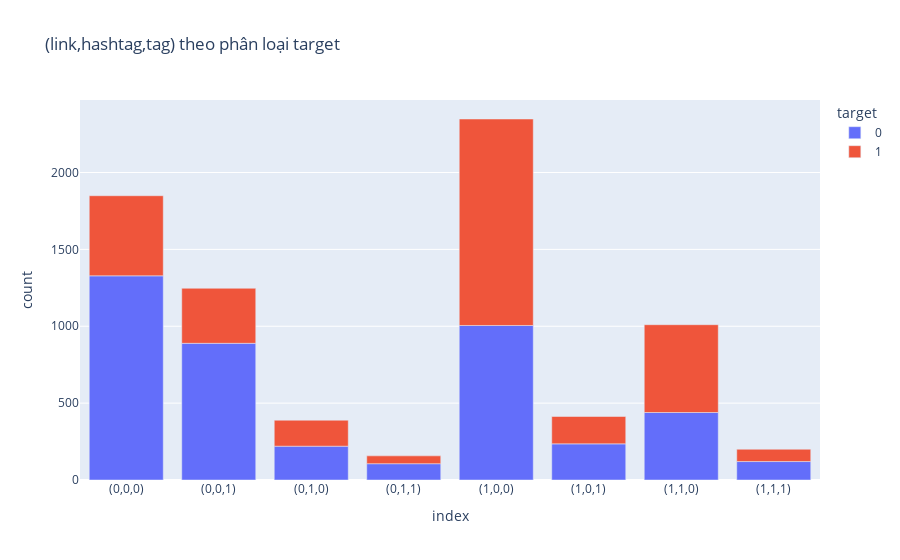

Here is the notebook cell this chart was saved with:
### Code cell
link_hashtag_tag = link_hashtag_tag.groupby(by=['link','hashtag','tag'])['target'].value_counts().reset_index(name='count').replace([True,False],['1','0'])
new_index = '('+link_hashtag_tag['link'] +','+link_hashtag_tag['hashtag']+','+link_hashtag_tag['tag']+')'
link_hashtag_tag.index = new_index


fig = px.bar(link_hashtag_tag, x=link_hashtag_tag.index, y='count',color='target',title="(link,hashtag,tag) theo phân loại target")
fig.show()

### Figure 1 — Plotly figure (JSON) as saved in the notebook; plotly's stock layout.template omitted (floating-point values rounded to 4 significant figures)
{"data": [{"alignmentgroup": "True", "hovertemplate": "target=0<br>index=%{x}<br>count=%{y}<extra></extra>", "legendgroup": "0", "marker": {"color": "#636efa", "pattern": {"shape": ""}}, "name": "0", "offsetgroup": "0", "orientation": "v", "showlegend": true, "textposition": "auto", "type": "bar", "x": ["(0,0,0)", "(0,0,1)", "(0,1,0)", "(0,1,1)", "(1,0,0)", "(1,0,1)", "(1,1,0)", "(1,1,1)"], "xaxis": "x", "y": [1328, 889, 220, 106, 1005, 235, 439, 120], "yaxis": "y"}, {"alignmentgroup": "True", "hovertemplate": "target=1<br>index=%{x}<br>count=%{y}<extra></extra>", "legendgroup": "1", "marker": {"color": "#EF553B", "pattern": {"shape": ""}}, "name": "1", "offsetgroup": "1", "orientation": "v", "showlegend": true, "textposition": "auto", "type": "bar", "x": ["(0,0,0)", "(0,0,1)", "(0,1,0)", "(0,1,1)", "(1,0,0)", "(1,0,1)", "(1,1,0)", "(1,1,1)"], "xaxis": "x", "y": [521, 358, 169, 51, 1343, 178, 571, 80], "yaxis": "y"}], "layout": {"barmode": "relative", "legend": {"title": {"text": "target"}, "tracegroupgap": 0}, "title": {"text": "(link,hashtag,tag) theo phân loại target"}, "xaxis": {"anchor": "y", "domain": [0, 1], "title": {"text": "index"}}, "yaxis": {"anchor": "x", "domain": [0, 1], "title": {"text": "count"}}}}
